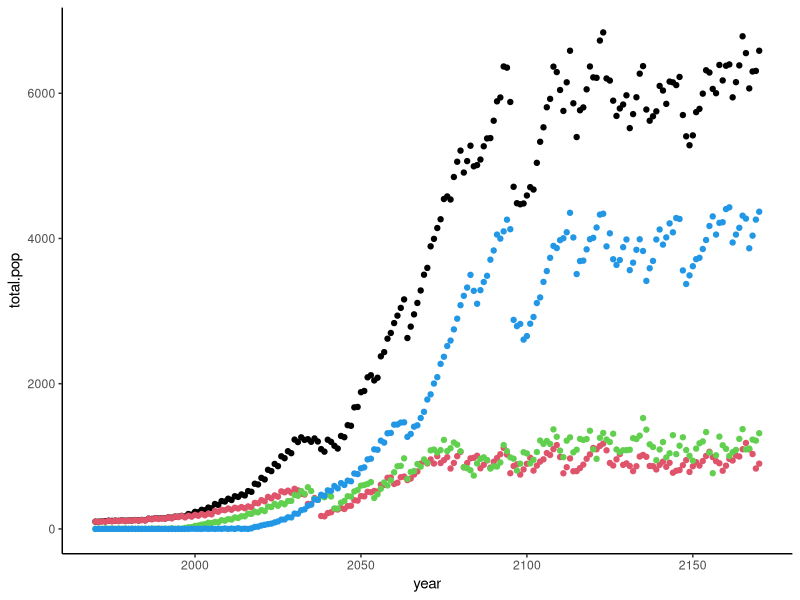

This chart was generated by the following R code:
##################################################
#Last edited by B. Goller on 29 March 2021
#Set up simple salmon IBM
##################################################
#Get the required packages
library(ggplot2)
##################################################
#Clear the workspace
rm(list = ls())
##################################################
##################################################
#DEFINE FUNCTIONS
##################################################
##################################################
#function that determines which fish reproduce, and how many offspring
#no generational overlap, so all adults from previous population die
reproduction <- function(return.fish, percent.repro, g.rate){
  return.fish$num.f1 <- rep(0,nrow(return.fish))
  repro.active <- sample(c(0,1), nrow(return.fish), prob = c(1-percent.repro, percent.repro), replace = TRUE)
  mean.offspring <- (nrow(return.fish)*g.rate)/sum(repro.active)
  return.fish$num.f1[repro.active==1] <- round(rnorm(sum(repro.active), mean = mean.offspring, sd = mean.offspring/10))
  return(return.fish$num.f1)
}
##################################################
#assign mass to fishies
nextgen.fish <- function(spawn.pop){
  nextgen <- data.frame(matrix(NA, sum(spawn.pop$num.f1), ncol(spawn.pop)))
  colnames(nextgen) <- colnames(spawn.pop)
  nextgen$year <- rep(spawn.pop$year[1], nrow(nextgen))
  nextgen$fish.num <- c(1:nrow(nextgen))+max(spawn.pop$fish.num)
  nextgen$migrant <- rep(0, nrow(nextgen))
  nextgen$age <- rep(0, nrow(nextgen))
  
  #SELECT ONE OPTION TO DETERMINE WHETHER AGE AT MATURATION IS FIXED
  #if prob = c(100,0) then there is no chance of developing a different maturation time
  #nextgen$age.mat <- sample(c(2,3), nrow(nextgen), prob = c(100,0), replace = TRUE)
  #allow some fish to evolve a 3-yr maturation if probability of selecting a 3 is >0
  nextgen$age.mat <- sample(c(2,3), nrow(nextgen), prob = c(97,3), replace = TRUE)
  
  #give offspring their parent's mass
  nextgen$mass <- unlist(apply(X = spawn.pop[,c("mass","num.f1")], MARGIN = 1, function(X) rep(X[1], X[2])))
  nextgen$river <- unlist(apply(X = spawn.pop[,c("river","num.f1")], MARGIN = 1, function(X) rep(X[1], X[2])))
  #keep track of parent fish.num
  nextgen$parent.num <- unlist(apply(X = spawn.pop[,c("fish.num","num.f1")], MARGIN = 1, function(X) rep(X[1], X[2])))
  return(nextgen)
}
##################################################
#assign mass to fishies
fatten.fish <- function(pop, mean, sd){
  masses <- rnorm(nrow(pop), mean = mean, sd = sd)
  return(masses)
}
##################################################
#enforce mortality by carrying capacity
k.mortality <- function(pop, k.lim){
  #ifelse(nrow(pop) > k.lim, survivors <- sample(c(1:nrow(pop)), k.lim, replace = FALSE), survivors <- c(1:nrow(pop)))
  
  #can add some random fluctuation to the carrying capacity
  var.lim <- k.lim+round(rnorm(1,mean = 0, sd = k.lim/5))
  
  ifelse(nrow(pop) > var.lim, survivors <- sample(c(1:nrow(pop)), var.lim, replace = FALSE), survivors <- c(1:nrow(pop)))
  
  #or could have a survivor sampling method that uses mass to increase likelihood of survival
  #ifelse(nrow(pop) > k.lim, survivors <- sample(c(1:nrow(pop)), k.lim, prob = pop$mass, replace = FALSE), survivors <- c(1:nrow(pop)))
  
  return(survivors)
}
##################################################
#allow some fishes to change their "river" designation
migration <- function(pop, river.list, migr.rate){
  #given a population, allow the river desigations to change 
  #according to the river.list provided, and migr.rates provided (vectors must match in length)
  #returns the new river designations only
  origin <- pop$river
  river.home <- data.frame(river = sample(river.list, nrow(pop), prob = migr.rate, replace = TRUE), migrant = rep(0,nrow(pop)))
  #keep track of any fish that switched river homes
  river.home[river.home[,1] != origin,2] <- 1
  
  return(river.home)
}
##################################################
##################################################
#Model a population
#start with 100 fish
#carrying capacity (K) = 5000
#population growth rate 1.2 (120%)
pop.initial <- 100
gen.growth <- 1.2
#will say that only half the fish reproduce
p.repro <- 0.5
yr.start <- 1970
habitat <- data.frame(river = c("Current", "Wolf", "Steel"), 
                      pop.k = c(500, 500, 2000), 
                      migr.curr = c(95,5,0), 
                      migr.wolf = c(5,90,5), 
                      migr.steel = c(0,5,95))

salmon.df.init <- data.frame(matrix(NA, pop.initial, 9))
colnames(salmon.df.init) <- c("year", "river", "fish.num", "mass", "age", "age.mat", "migrant", "num.f1","parent.num")
salmon.df.init$year <- rep(yr.start,nrow(salmon.df.init))
salmon.df.init$river <- factor(rep("Current",nrow(salmon.df.init)), levels = c("Current", "Steel", "Wolf"))
salmon.df.init$fish.num <- c(1:pop.initial)
salmon.df.init$age <- rep(0,nrow(salmon.df.init))
salmon.df.init$age.mat <- rep(2,nrow(salmon.df.init))
salmon.df.init$migrant <- rep(0,nrow(salmon.df.init))
salmon.df.init$mass <- fatten.fish(salmon.df.init, 8, 1)
#salmon.df.init$num.f1 <- reproduction(salmon.df.init, p.repro, gen.growth)



#set up a lake population
#fish from initial population swim out to the lake
lake.fishes <- salmon.df.init
lake.survey <- NULL
spawner.survey <- NULL
lake.survey[[1]] <- lake.fishes

for(i in c(1:200)){
  #clear the babies variable to make sure we don't accidentally carry over fish from last year
  babies <- NULL
  
  #fish in lake spend 1 year growing
  lake.fishes$year <- lake.fishes$year + 1
  lake.fishes$age <- lake.fishes$age + 1
  print(lake.fishes$year[1])
  
  #allow some fishes to change their river affiliation because of migration
  for(m in 1:nrow(habitat)){
    curr.residents <- which(lake.fishes$river == habitat$river[m] & lake.fishes$migrant == 0)
    if(length(curr.residents) > 0){
      lake.fishes[curr.residents, c("river", "migrant")] <- migration(lake.fishes[curr.residents,], habitat$river, habitat[m,3:5])
    }
  }
  
  for(r in 1:nrow(habitat)){
    #after that year was added, do a reproductive age check for the river
    spawners <- which(lake.fishes$age == lake.fishes$age.mat & lake.fishes$river == habitat$river[r])
    
    #only allow spawning if there are at least 10 fishes returning to spawn for any given river
    #otherwise fishes that reach reproductive age but don't have mates just die
    ifelse(length(spawners) > 19,
           {lake.fishes$num.f1[spawners] <- reproduction(lake.fishes[spawners,], p.repro, gen.growth);
           spawner.survey <- rbind(spawner.survey, lake.fishes[spawners,]);
           #get a data frame with all the babies that are leaving the stream and entering the lake
           babies <- nextgen.fish(lake.fishes[spawners,]);
           babies <- babies[k.mortality(babies, k.lim = habitat$pop.k[r]),]
           #let the babies swim out into the lake and join the non-spawner lake fish
           lake.fishes <- rbind(lake.fishes[-spawners,], babies)},
           ifelse(length(spawners) > 0,
                  lake.fishes <- lake.fishes[-spawners,],
                  lake.fishes <- lake.fishes))
  }
  
  
  #store the snapshot of what the lake population looks like for the year
  #post reproduction if any
  lake.survey[[i+1]] <- lake.fishes
}

lake.fish.count <- matrix(NA, length(lake.survey), 7)
for(a in 1:length(lake.survey)){
  lake.fish.count[a,] <- c(a, lake.survey[[a]]$year[1], nrow(lake.survey[[a]]),
                           sum(lake.survey[[a]]$river == "Current"),
                           sum(lake.survey[[a]]$river == "Wolf"),
                           sum(lake.survey[[a]]$river == "Steel"),
                           sum(lake.survey[[a]]$age.mat == 3))
}

lake.fish.count <- data.frame(lake.fish.count)
colnames(lake.fish.count) <- c("entry.num", "year", "total.pop", "current.pop", "wolf.pop", "steel.pop")
library(ggplot2)

ggplot(data = lake.fish.count, aes(x = year, y = total.pop))+
  geom_point()+
  geom_point(data = lake.fish.count, aes(x = year, y = current.pop), col = 2)+
  geom_point(data = lake.fish.count, aes(x = year, y = wolf.pop), col = 3)+
  geom_point(data = lake.fish.count, aes(x = year, y = steel.pop), col = 4)+
  theme_classic()
